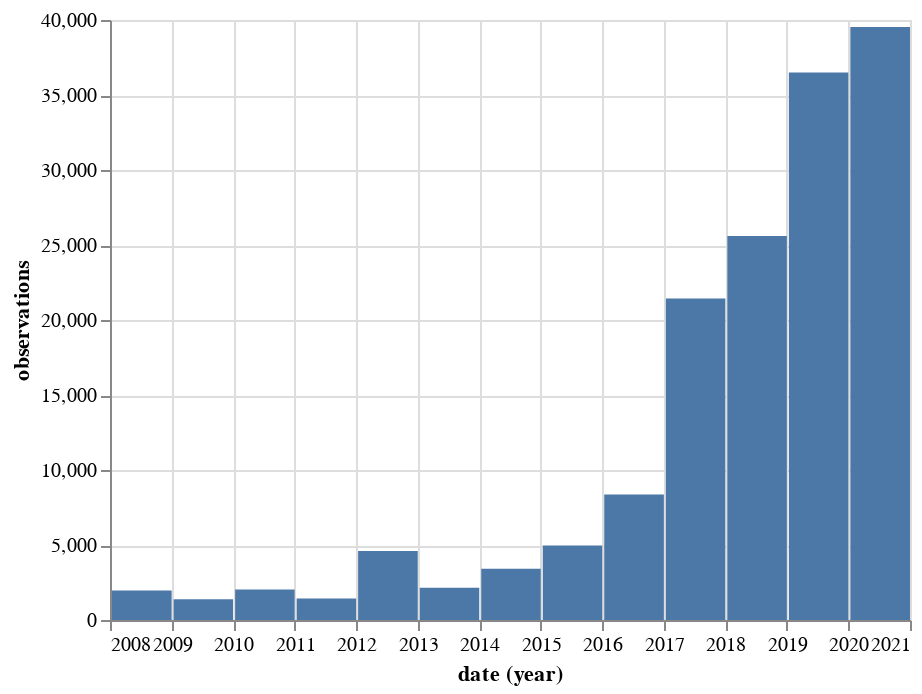

The code cell stored with this chart in its notebook:
### Markdown cell above
### Show observation counts by year

### Code cell
observations_by_year = get_observation_histogram(
    place_id=PLACE_ID,
    interval='year',
    d1='2008-01-01',
    d2=f'{YEAR}-12-31',
    verifiable=True,
)
observations_by_year = pd.DataFrame([
    {'date': k, 'observations': v}
    for k, v in observations_by_year.items()
])
alt.Chart(observations_by_year).mark_bar().encode(x='year(date):T', y='observations:Q')

### Figure 1 — Vega-Lite specification as saved in the notebook (floating-point values rounded to 4 significant figures)
{"config": {"view": {"continuousWidth": 400, "continuousHeight": 300}}, "data": {"name": "data-ca595238ca2eb43c2db38892c4edea70"}, "mark": "bar", "encoding": {"x": {"type": "temporal", "field": "date", "timeUnit": "year"}, "y": {"type": "quantitative", "field": "observations"}}, "$schema": "https://vega.github.io/schema/vega-lite/v4.8.1.json", "datasets": {"data-ca595238ca2eb43c2db38892c4edea70": [{"date": "2008-01-01T00:00:00", "observations": 1969}, {"date": "2009-01-01T00:00:00", "observations": 1377}, {"date": "2010-01-01T00:00:00", "observations": 2026}, {"date": "2011-01-01T00:00:00", "observations": 1428}, {"date": "2012-01-01T00:00:00", "observations": 4607}, {"date": "2013-01-01T00:00:00", "observations": 2142}, {"date": "2014-01-01T00:00:00", "observations": 3415}, {"date": "2015-01-01T00:00:00", "observations": 4971}, {"date": "2016-01-01T00:00:00", "observations": 8360}, {"date": "2017-01-01T00:00:00", "observations": 21439}, {"date": "2018-01-01T00:00:00", "observations": 25593}, {"date": "2019-01-01T00:00:00", "observations": 36506}, {"date": "2020-01-01T00:00:00", "observations": 39532}]}}
